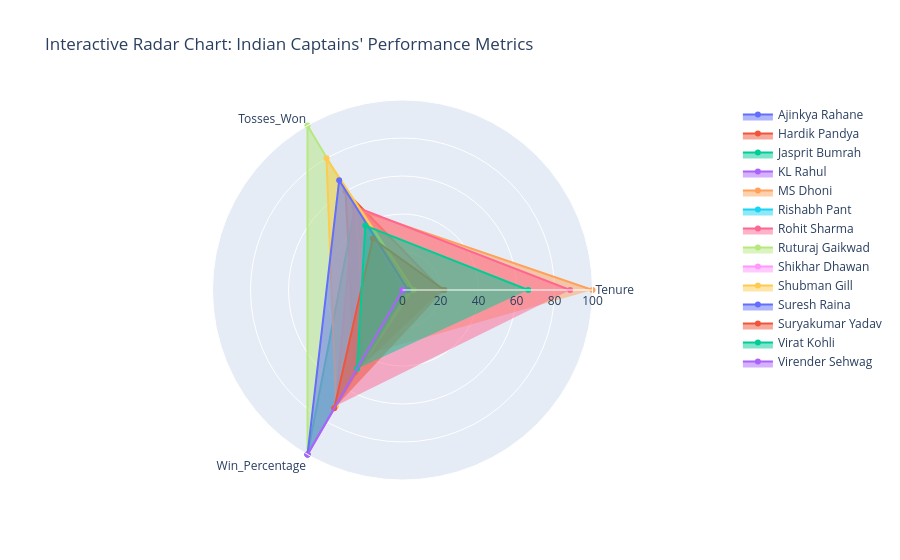

Source (notebook cell):
### Markdown cell above
### Interactive Radar Chart

### Code cell
import plotly.graph_objects as go

# Load the data from CSV
df = pd.read_csv("final_df_with_tosswin_oppstrength.csv")

# Grouping and Aggregating Data
radar_data = df.groupby('India Captain').agg(
    Tenure=('India Captain', 'count'),
    Tosses_Won=('India_Won_Toss', 'sum'),
    Matches_Won=('Winner', lambda x: (x == 'India').sum())
).reset_index()

# Calculate Win Percentage and Normalize Tosses Won
radar_data['Win_Percentage'] = (radar_data['Matches_Won'] / radar_data['Tenure']) * 100
radar_data['Tosses_Won'] = (radar_data['Tosses_Won'] / radar_data['Tenure']) * 100

columns_required = ['India Captain', 'Tenure', 'Tosses_Won', 'Win_Percentage']

radar_data = radar_data[columns_required]

# Normalize the metrics to a 0-100 scale for better comparison
metrics = ['Tenure', 'Tosses_Won', 'Win_Percentage']
df_normalized = radar_data.copy()
df_normalized[metrics] = df_normalized[metrics].apply(lambda x: (x - x.min()) / (x.max() - x.min()) * 100)

# Create an interactive radar chart using Plotly
fig = go.Figure()

# Add traces for each captain
for i in range(len(df_normalized)):
    fig.add_trace(go.Scatterpolar(
        r=df_normalized.loc[i, metrics].values,
        theta=metrics,
        fill='toself',
        name=df_normalized['India Captain'][i]
    ))

# Customize the layout
fig.update_layout(
    polar=dict(
        radialaxis=dict(visible=True, range=[0, 100])
    ),
    title="Interactive Radar Chart: Indian Captains' Performance Metrics",
    showlegend=True
)

# Show the plot
fig.show()

### Figure 1 — Plotly figure (JSON) as saved in the notebook; plotly's stock layout.template omitted (floating-point values rounded to 4 significant figures)
{"data": [{"fill": "toself", "name": "Ajinkya Rahane", "r": [1.471, 50, 25.0], "theta": ["Tenure", "Tosses_Won", "Win_Percentage"], "type": "scatterpolar"}, {"fill": "toself", "name": "Hardik Pandya", "r": [20.59, 60, 50.0], "theta": ["Tenure", "Tosses_Won", "Win_Percentage"], "type": "scatterpolar"}, {"fill": "toself", "name": "Jasprit Bumrah", "r": [1.471, 50, 100], "theta": ["Tenure", "Tosses_Won", "Win_Percentage"], "type": "scatterpolar"}, {"fill": "toself", "name": "KL Rahul", "r": [0, 0, 100], "theta": ["Tenure", "Tosses_Won", "Win_Percentage"], "type": "scatterpolar"}, {"fill": "toself", "name": "MS Dhoni", "r": [100, 49.28, 39.13], "theta": ["Tenure", "Tosses_Won", "Win_Percentage"], "type": "scatterpolar"}, {"fill": "toself", "name": "Rishabh Pant", "r": [4.412, 0, 25.0], "theta": ["Tenure", "Tosses_Won", "Win_Percentage"], "type": "scatterpolar"}, {"fill": "toself", "name": "Rohit Sharma", "r": [88.24, 50.82, 70.49], "theta": ["Tenure", "Tosses_Won", "Win_Percentage"], "type": "scatterpolar"}, {"fill": "toself", "name": "Ruturaj Gaikwad", "r": [1.471, 100, 100], "theta": ["Tenure", "Tosses_Won", "Win_Percentage"], "type": "scatterpolar"}, {"fill": "toself", "name": "Shikhar Dhawan", "r": [2.941, 33.33, 0], "theta": ["Tenure", "Tosses_Won", "Win_Percentage"], "type": "scatterpolar"}, {"fill": "toself", "name": "Shubman Gill", "r": [5.882, 80, 70], "theta": ["Tenure", "Tosses_Won", "Win_Percentage"], "type": "scatterpolar"}, {"fill": "toself", "name": "Suresh Raina", "r": [2.941, 66.67, 100], "theta": ["Tenure", "Tosses_Won", "Win_Percentage"], "type": "scatterpolar"}, {"fill": "toself", "name": "Suryakumar Yadav", "r": [22.06, 31.25, 71.88], "theta": ["Tenure", "Tosses_Won", "Win_Percentage"], "type": "scatterpolar"}, {"fill": "toself", "name": "Virat Kohli", "r": [66.18, 39.13, 47.83], "theta": ["Tenure", "Tosses_Won", "Win_Percentage"], "type": "scatterpolar"}, {"fill": "toself", "name": "Virender Sehwag", "r": [0, 0, 100], "theta": ["Tenure", "Tosses_Won", "Win_Percentage"], "type": "scatterpolar"}], "layout": {"autosize": true, "polar": {"angularaxis": {"type": "category"}, "radialaxis": {"autorange": false, "range": [0, 100], "type": "linear", "visible": true}}, "showlegend": true, "title": {"text": "Interactive Radar Chart: Indian Captains' Performance Metrics"}}}
